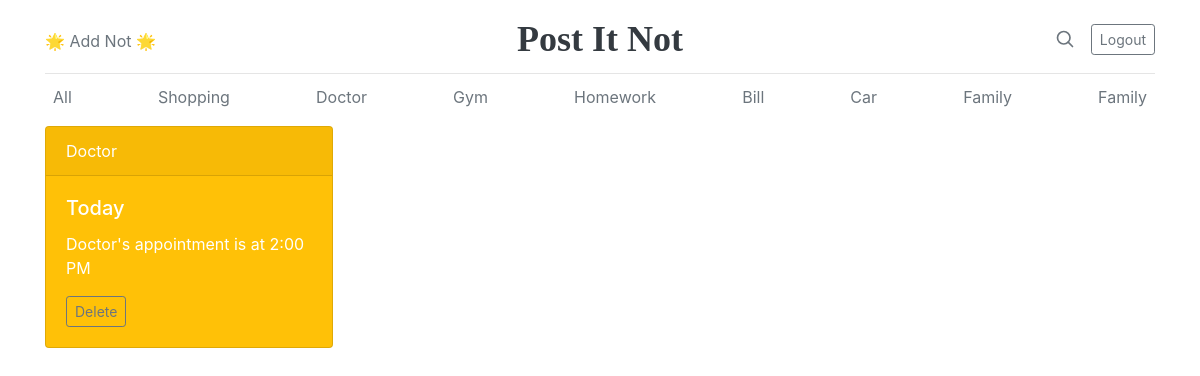
Page /subjectview/Doctor (signed in) on the committed database.
### postitnotapp/models.py (models this page shows)
class AddNot(models.Model):
    author = models.CharField(max_length=50)
    note_subject = models.CharField(max_length=50)
    note_title = models.CharField(max_length=50)
    note = models.CharField(max_length=800)
    def __str__(self):
        return f"{self.note_subject} ->> {self.note_title}"

### postitnotapp/views.py (the view)
# urls.py: path("subjectview/<str:sybject>", views.subjectview, name="subjectview"),
@login_required(login_url="/login")
def subjectview(request,sybject):
    print(sybject)
    deneme = sybject
    allNot = models.AddNot.objects.filter(Q(author=request.user)).all()
    allSubjectNot = models.AddNot.objects.filter(Q(author=request.user) and Q(note_subject=deneme)).all()
    print(allSubjectNot)
    return render(request,"postitnotapp/subjectview.html",context={"allNot":allNot,"allSubjectNot":allSubjectNot})

### postitnotapp/templates/postitnotapp/subjectview.html (shortened to what this page needs)
{% extends "base.html" %}
{% block content %}
        {% if request.user.is_authenticated %}
        <div class="nav-scroller py-1 mb-2">
            <nav class="nav d-flex justify-content-between">
                <a class="p-2 text-muted" href="{% url 'postitnotapp:index' %}">All</a>
                {% for note in allNot %}
                <a class="p-2 text-muted" href="{% url 'postitnotapp:subjectview' sybject=note.note_subject %}" name="subject">{{note.note_subject}}</a>
                {% endfor %}
            </nav>
        </div>
        <div class="row">
            {% for subjectNot in allSubjectNot %}
            <div class="col-lg-4 col-md-6 col-sm-12 mb-3">
                <div class="card text-white bg-warning" style="max-width: 18rem;">
                    <div class="card-header">{{subjectNot.note_subject}}</div>
                    <div class="card-body">
                        <h5 class="card-title">{{subjectNot.note_title}}</h5>
                        <p class="card-text">{{subjectNot.note}}</p>
                        <a class="btn btn-sm btn-outline-secondary" href="{% url 'postitnotapp:delete' pk=subjectNot.pk %}">Delete</a>
                    </div>
                </div>
            </div>
            {% endfor %}
        </div>
        {% endif %}
{% endblock %}

### rows in the picture
AddNot: note_subject "Shopping"
AddNot: note_subject "Doctor", note_title "Today", note "Doctor's appointment is at 2:00 PM"
AddNot: note_subject "Gym"
AddNot: note_subject "Homework"
AddNot: note_subject "Bill"
AddNot: note_subject "Car"
AddNot: note_subject "Family"
AddNot: note_subject "Family"
